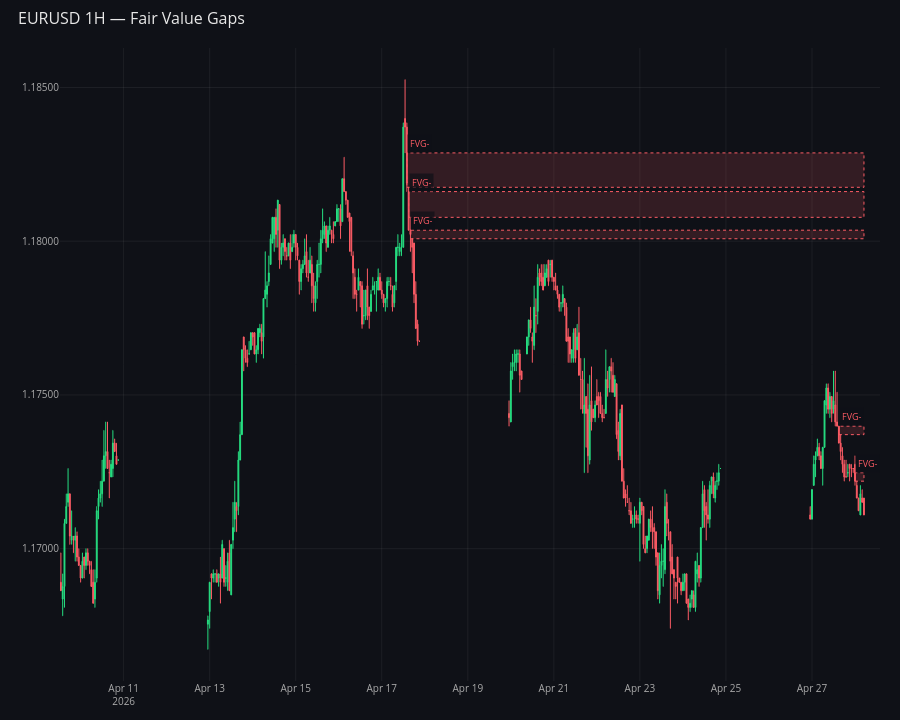

Notebook code for this chart:
### Code cell
import importlib
import strategies.fvg as fvg_module
importlib.reload(fvg_module)
from strategies.fvg import FairValueGap

fvg = FairValueGap(df, min_gap_pips=2.0)
print(f"Total FVGs : {len(fvg.fvgs)}")
print(f"Unfilled   : {len(fvg.unfilled())}")
fvg.plot(last_n=300, title="EURUSD 1H — Fair Value Gaps").show()

### Figure 1 — Plotly figure (JSON) as saved in the notebook; plotly's stock layout.template omitted (floating-point values rounded to 4 significant figures; data arrays with more than 128 entries replaced by an {"elided": "..."} marker saying what was removed)
{"data": [{"close": {"elided": "300 float values"}, "decreasing": {"fillcolor": "#FC5C65", "line": {"color": "#FC5C65"}}, "high": {"elided": "300 float values"}, "increasing": {"fillcolor": "#26DE81", "line": {"color": "#26DE81"}}, "line": {"width": 1}, "low": {"elided": "300 float values"}, "name": "OHLC", "open": {"elided": "300 float values"}, "showlegend": false, "type": "candlestick", "whiskerwidth": 0.3, "x": {"elided": "300 str values"}}], "layout": {"annotations": [{"bgcolor": "rgba(15,17,23,0.7)", "borderpad": 2, "font": {"color": "#FC5C65", "size": 9}, "showarrow": false, "text": "FVG-", "x": "2026-04-17T14:00:00+00:00", "xanchor": "left", "y": 1.183, "yanchor": "bottom"}, {"bgcolor": "rgba(15,17,23,0.7)", "borderpad": 2, "font": {"color": "#FC5C65", "size": 9}, "showarrow": false, "text": "FVG-", "x": "2026-04-17T15:00:00+00:00", "xanchor": "left", "y": 1.182, "yanchor": "bottom"}, {"bgcolor": "rgba(15,17,23,0.7)", "borderpad": 2, "font": {"color": "#FC5C65", "size": 9}, "showarrow": false, "text": "FVG-", "x": "2026-04-17T16:00:00+00:00", "xanchor": "left", "y": 1.18, "yanchor": "bottom"}, {"bgcolor": "rgba(15,17,23,0.7)", "borderpad": 2, "font": {"color": "#FC5C65", "size": 9}, "showarrow": false, "text": "FVG-", "x": "2026-04-27T15:00:00+00:00", "xanchor": "left", "y": 1.174, "yanchor": "bottom"}, {"bgcolor": "rgba(15,17,23,0.7)", "borderpad": 2, "font": {"color": "#FC5C65", "size": 9}, "showarrow": false, "text": "FVG-", "x": "2026-04-28T00:00:00+00:00", "xanchor": "left", "y": 1.172, "yanchor": "bottom"}], "height": 720, "hoverlabel": {"bgcolor": "#1A1D2E", "bordercolor": "#333", "font": {"color": "#E8E8E8"}}, "hovermode": "x unified", "margin": {"b": 20, "l": 60, "r": 20, "t": 48}, "paper_bgcolor": "#0F1117", "plot_bgcolor": "#0F1117", "shapes": [{"fillcolor": "rgba(252,92,101,0.15)", "line": {"color": "#FC5C65", "dash": "dot", "width": 1}, "type": "rect", "x0": "2026-04-17T14:00:00+00:00", "x1": "2026-04-28T05:00:00+00:00", "y0": 1.182, "y1": 1.183}, {"fillcolor": "rgba(252,92,101,0.15)", "line": {"color": "#FC5C65", "dash": "dot", "width": 1}, "type": "rect", "x0": "2026-04-17T15:00:00+00:00", "x1": "2026-04-28T05:00:00+00:00", "y0": 1.181, "y1": 1.182}, {"fillcolor": "rgba(252,92,101,0.15)", "line": {"color": "#FC5C65", "dash": "dot", "width": 1}, "type": "rect", "x0": "2026-04-17T16:00:00+00:00", "x1": "2026-04-28T05:00:00+00:00", "y0": 1.18, "y1": 1.18}, {"fillcolor": "rgba(252,92,101,0.15)", "line": {"color": "#FC5C65", "dash": "dot", "width": 1}, "type": "rect", "x0": "2026-04-27T15:00:00+00:00", "x1": "2026-04-28T05:00:00+00:00", "y0": 1.174, "y1": 1.174}, {"fillcolor": "rgba(252,92,101,0.15)", "line": {"color": "#FC5C65", "dash": "dot", "width": 1}, "type": "rect", "x0": "2026-04-28T00:00:00+00:00", "x1": "2026-04-28T05:00:00+00:00", "y0": 1.172, "y1": 1.172}], "title": {"font": {"color": "#E8E8E8", "size": 16}, "text": "EURUSD 1H — Fair Value Gaps", "x": 0.02}, "xaxis": {"anchor": "y", "domain": [0, 1], "gridcolor": "rgba(255,255,255,0.06)", "rangeslider": {"visible": false}, "showspikes": true, "spikecolor": "#555", "spikethickness": 1, "tickfont": {"color": "#AAA", "size": 10}, "zerolinecolor": "rgba(255,255,255,0.06)"}, "yaxis": {"anchor": "x", "domain": [0, 1], "gridcolor": "rgba(255,255,255,0.06)", "showspikes": true, "spikecolor": "#555", "spikethickness": 1, "tickfont": {"color": "#AAA", "size": 10}, "tickformat": ".5f", "zerolinecolor": "rgba(255,255,255,0.06)"}}}
